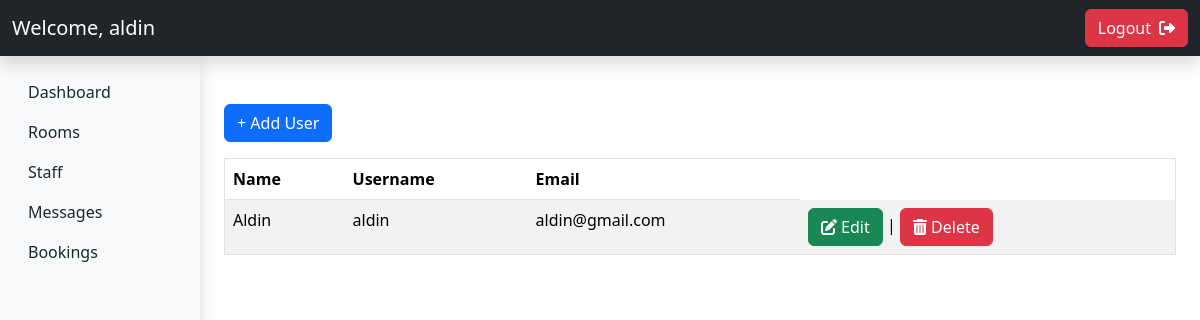
Page /listUsers.php (signed in) on the committed database.
### tables this page shows
CREATE TABLE `users` (
  `id` int(11) NOT NULL,
  `emri` varchar(255) NOT NULL,
  `username` varchar(255) NOT NULL,
  `email` varchar(255) NOT NULL,
  `password` varchar(255) NOT NULL,
  `confirm_password` varchar(255) NOT NULL,
  `is_admin` varchar(5) NOT NULL
);

### listUsers.php (the view, shortened to what this page needs)
<?php
    include_once("config.php");
    $sql = "SELECT * FROM users";
    $selectUser = $conn->prepare($sql);
    $selectUser->execute();
    $user_data = $selectUser->fetchAll();
?>
<!DOCTYPE html>
<html lang="en">
<head>
    <link href="https://cdn.jsdelivr.net/npm/bootstrap@5.3.3/dist/css/bootstrap.min.css" rel="stylesheet">
    <link rel="stylesheet" href="https://cdnjs.cloudflare.com/ajax/libs/font-awesome/6.7.2/css/all.min.css" />
</head>
<body>
    <nav class="navbar bg-dark navbar-dark shadow">
        <div class="container-fluid">
            <a class="navbar-brand" href="#">Welcome, <?php echo $_SESSION['username']; ?></a>
            <a href="logout.php" class="btn btn-danger justify-content-end d-flex">
                Logout  <i class="fa-solid fa-right-from-bracket ms-2 d-flex align-items-center"></i>
            </a>
        </div>
    </nav>
    <div class="container-fluid">
        <div class="row">
            <?php include_once("sidebar.php"); ?>
            <div class="col-10">
                <div class="container mt-5">
                    <a href="staff.php" class="btn btn-primary">+ Add User</a>
                    <div class="row mt-3">
                        <div class="col">
                            <table class="table table-striped border">
                                <thead>
                                    <tr class="bg-dark">
                                        <th>Name</th>
                                        <th>Username</th>
                                        <th>Email</th>
                                    </tr>
                                </thead>
                                <tbody>
                                    <?php foreach($user_data as $user_data){ ?>
                                        <tr>
                                            <td><?php echo $user_data['emri']; ?></td>
                                            <td><?php echo $user_data['username']; ?></td>
                                            <td><?php echo $user_data['email']; ?></td>
                                            <td>
                                            <a href="editUser.php?id=<?php echo $user_data['id']; ?>" class="btn btn-success"><i class="fas fa-edit"></i> Edit</a> |
                                            <a href="deleteUsers.php?id=<?php echo $user_data['id']; ?>" class="btn btn-danger"><i class="fas fa-trash-alt"></i> Delete</a>
                                            </td>
                                        </tr>
                                    <?php } ?>
                                </tbody>
                            </table>
                        </div>
                    </div>
                </div>
            </div>
        </div>
    </div>
</body>
</html>

### rows in the picture
users: emri "Aldin", username "aldin", email "aldin@gmail.com"

### other values in the picture
$_SESSION['username'] "aldin"
